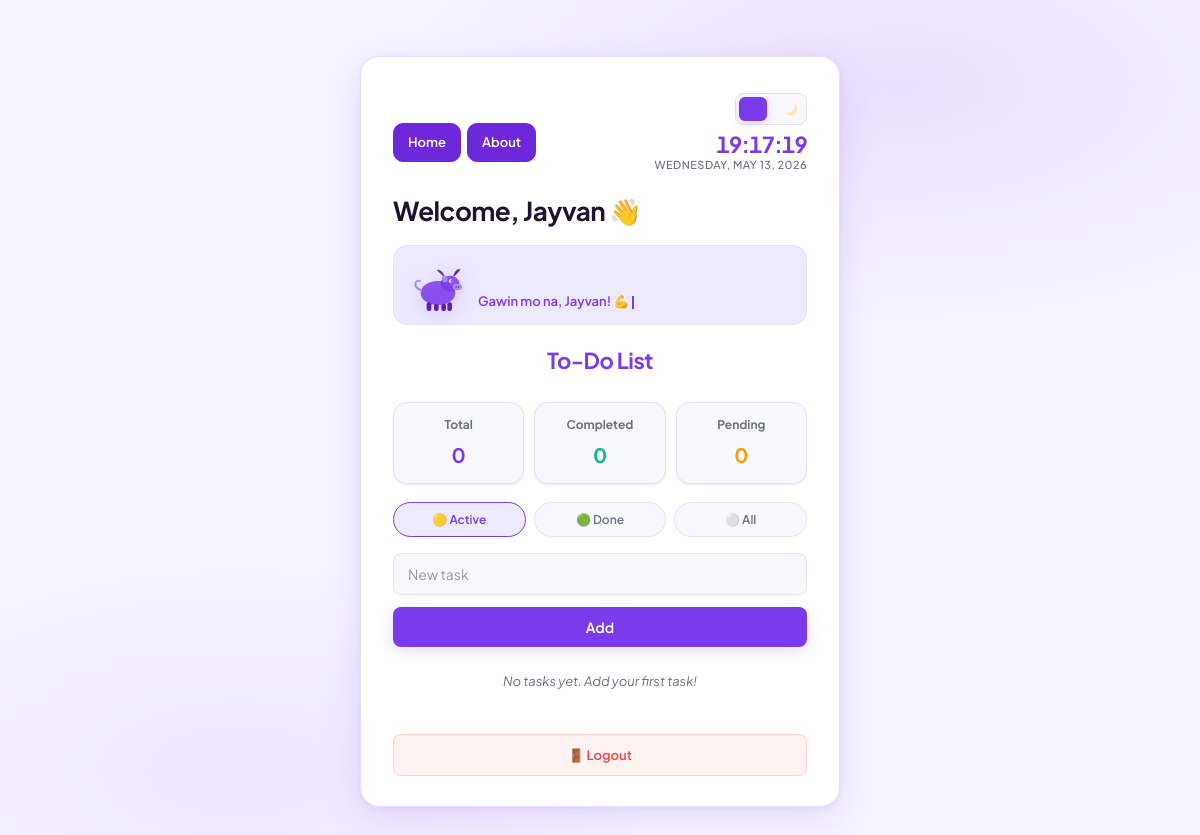
Page /home?filter=active (signed in) on the earlier database version.
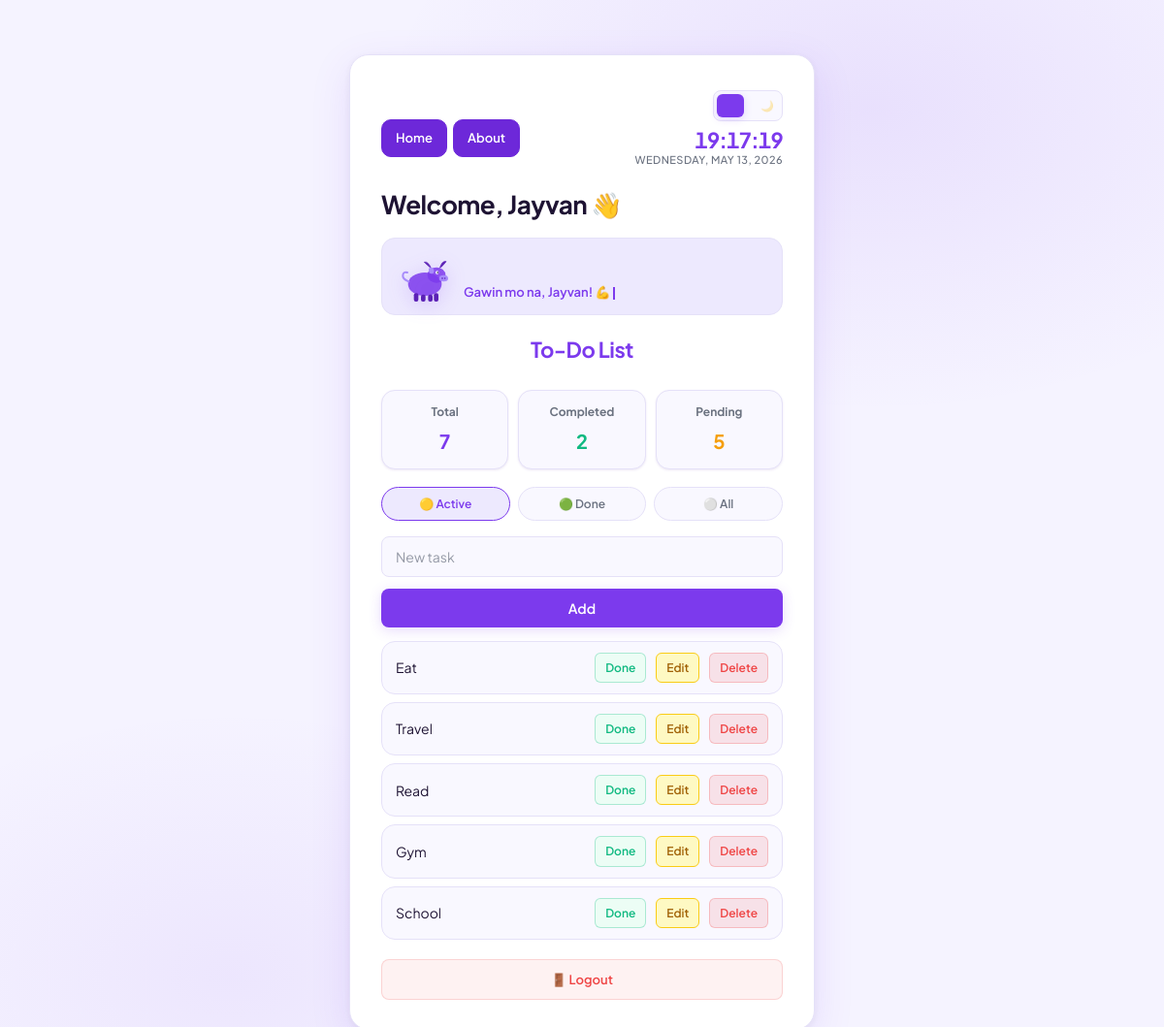
Same page on the later database version.
### tables this page shows
CREATE TABLE tasks (
        id INTEGER PRIMARY KEY AUTOINCREMENT,
        user_id INTEGER,
        text TEXT,
        done INTEGER
    );

### app.py (the view)
@app.route("/home")
@login_required
def home():
    filter_type = request.args.get("filter", "all")
    user_id = session["user_id"]
    with get_db() as conn:
        if filter_type == "active":
            tasks = conn.execute(
                "SELECT * FROM tasks WHERE user_id = ? AND done = 0",
                (user_id,)
            ).fetchall()
        elif filter_type == "done":
            tasks = conn.execute(
                "SELECT * FROM tasks WHERE user_id = ? AND done = 1",
                (user_id,)
            ).fetchall()
        else:
            filter_type = "all"
            tasks = conn.execute(
                "SELECT * FROM tasks WHERE user_id = ?",
                (user_id,)
            ).fetchall()
        all_tasks = conn.execute(
            "SELECT done FROM tasks WHERE user_id = ?",
            (user_id,)
        ).fetchall()
    total_tasks = len(all_tasks)
    completed_tasks = sum(1 for t in all_tasks if t["done"] == 1)
    pending_tasks = total_tasks - completed_tasks
    return render_template(
        "home.html",
        user=session["username"],
        tasks=tasks,
        current_filter=filter_type,
        total=total_tasks,
        completed=completed_tasks,
        pending=pending_tasks
    )

### app.py (called while the page is built)
def get_db():
    conn = sqlite3.connect(DB)
    conn.row_factory = sqlite3.Row
    return conn

def login_required(f):
    @wraps(f)
    def decorated(*args, **kwargs):
        if "user_id" not in session:
            flash("Please log in first.", "error")
            return redirect(url_for("login"))
        return f(*args, **kwargs)
    return decorated

### templates/home.html (shortened to what this page needs)
<!DOCTYPE html>
<html lang="en">
<head>
    <link rel="stylesheet" href="{{ url_for('static', filename='css/style.css') }}">
</head>
<body>
<div class="container">
<div class="top-bar">
    <div class="nav-links">
        <a href="/home">Home</a>
        <a href="/about">About</a>
    </div>
    <div class="right-side">
        <div class="theme-switch">
            <label for="darkToggle" class="switch">
                <span class="icon light">☀️</span>
                <span class="icon dark">🌙</span>
                <span class="slider"></span>
            </label>
        </div>
        <div class="datetime-widget">
            <span class="dt-time" id="dtTime">--:--:--</span>
            <span class="dt-date" id="dtDate">---</span>
        </div>
    </div>
</div>
        <h1 class="welcome">Welcome, {{ user }} 👋</h1>
        <div class="carabao-guide">
            <div class="carabao-message">
                <span id="carabaoText"></span><span class="typewriter-cursor"></span>
            </div>
        </div>
        <h2 class="title">To-Do List</h2>
        <div class="stats-container">
        <div class="stat-card total">
        <h3>Total</h3>
        <p>{{ total }}</p>
        </div>
        <div class="stat-card completed">
        <h3>Completed</h3>
        <p>{{ completed }}</p>
        </div>
        <div class="stat-card pending">
        <h3>Pending</h3>
        <p>{{ pending }}</p>
        </div>
    </div>
        <div class="filter-buttons">
            <a href="/home?filter=active" class="{{ 'active-filter' if current_filter == 'active' else '' }}">🟡 Active</a>
            <a href="/home?filter=done" class="{{ 'active-filter' if current_filter == 'done' else '' }}">🟢 Done</a>
            <a href="/home" class="{{ 'active-filter' if current_filter == 'all' else '' }}">⚪ All</a>
        </div>
        <form action="/add" method="POST">
            <input name="task" placeholder="New task" required>
            <button type="submit">Add</button>
        </form>
        {% if tasks|length == 0 %}
            <p class="empty-task">No tasks yet. Add your first task!</p>
        {% endif %}
        <ul>
            {% for task in tasks %}
            <li>
                <span>
                    {% if task[3] %}
                        <strike>{{ task[2] }}</strike>
                    {% else %}
                        {{ task[2] }}
                    {% endif %}
                </span>
                <div class="task-actions">
                    <a href="/done/{{ task[0] }}">Done</a>
                    <a href="/edit/{{ task[0] }}">Edit</a>
                    <a href="#" data-id="{{ task[0] }}" onclick="openDeleteModal(this)">Delete</a>
                </div>
            </li>
            {% endfor %}
        </ul>
        <a href="/logout" class="logout-btn">🚪 Logout</a>
    </div>
</body>
</html>

Differences in the rows shown:
added tasks: text "Eat"
now on this page (row edited): tasks: text "Travel"
now on this page (row edited): tasks: text "Read"
added tasks: text "Gym"
added tasks: text "School"
Other differences:
{{ total }}: "0" → "7"
{{ completed }}: "0" → "2"
{{ pending }}: "0" → "5"
text no longer shown: "No tasks yet. Add your first task!"
